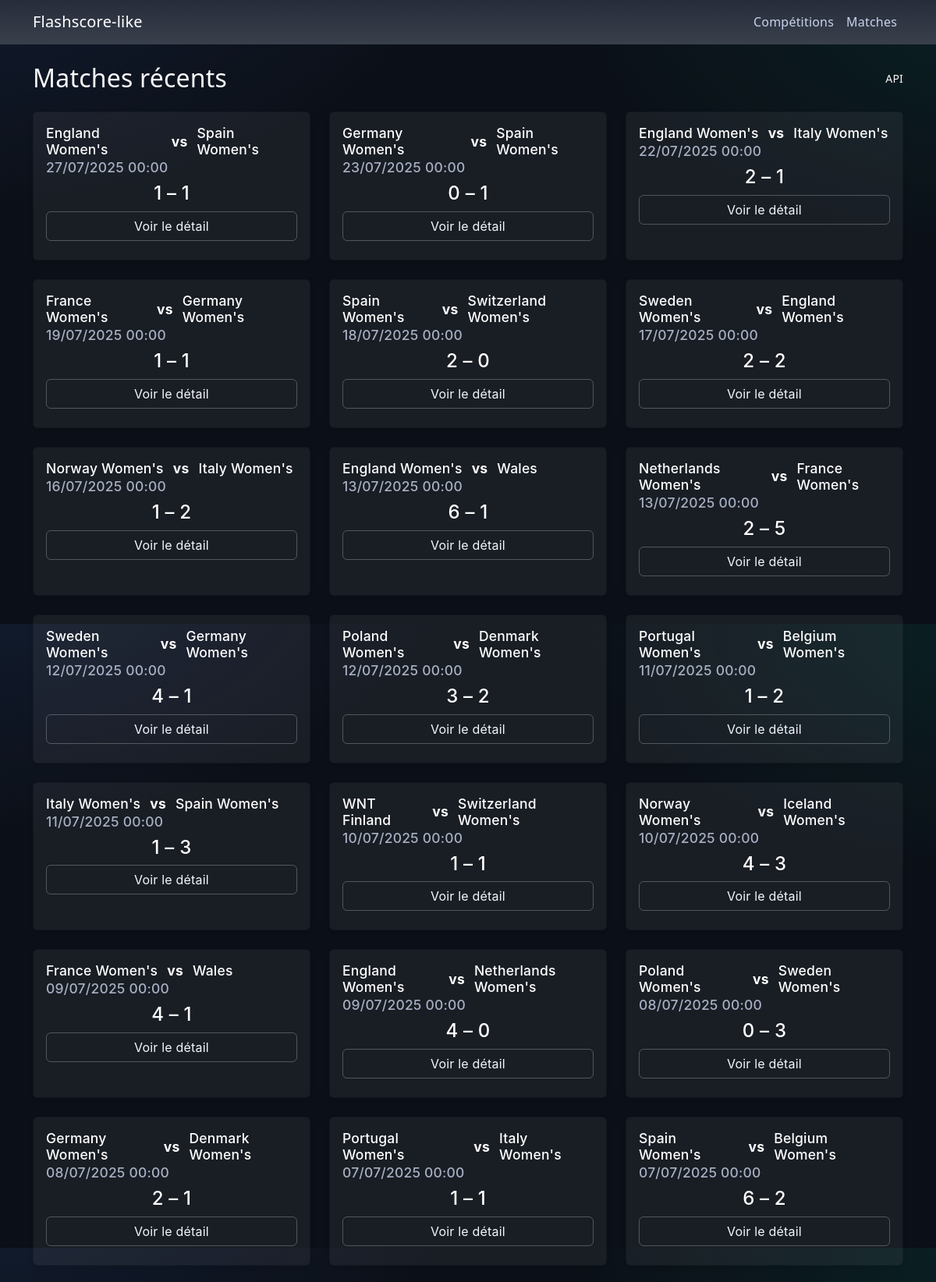
The page / (upper part) on the database its author committed.
### app/models.py (models this page shows)
class Team(SQLModel, table=True):
    id: int = Field(primary_key=True)
    name: str

class Match(SQLModel, table=True):
    id: int = Field(primary_key=True)
    competition_id: int = Field(foreign_key="competition.id")
    season_id: int = Field(foreign_key="season.id")
    home_team_id: int = Field(foreign_key="team.id")
    away_team_id: int = Field(foreign_key="team.id")
    kick_off: datetime
    stadium: Optional[str] = None
    referee: Optional[str] = None
    home_score: int = 0
    away_score: int = 0
    status: str = "finished"

### app/main.py (the view)
@app.get("/", response_class=HTMLResponse)
def index(request: Request, session: Session = Depends(get_session)):
    rows = session.exec(
        select(Match).order_by(Match.kick_off.desc()).limit(300)
    ).all()
    team_names = {t.id: t.name for t in session.exec(select(Team)).all()}
    return templates.TemplateResponse(
        "index.html",
        {
            "request": request,
            "matches": rows,
            "teams": team_names,
            "iso2_for_team": iso2_for_team,
        },
    )

### app/templates/index.html (shortened to what this page needs)
{% extends "base.html" %}
{% block content %}
<div class="d-flex align-items-center justify-content-between mb-4">
  <h2 class="mb-0">Matches récents</h2>
  <div class="text-muted small">
    <a class="link-light text-decoration-none" href="/api/matches">API</a>
  </div>
</div>
<div class="row g-4">
  {% for m in matches %}
  <div class="col-12 col-md-6 col-lg-4">
    <div class="card bg-secondary text-white h-100 shadow-sm">
      <div class="card-body d-flex flex-column">
        <h5 class="card-title mb-2">
          {% set home_name = teams.get(m.home_team_id, m.home_team_id) %}
          {% set away_name = teams.get(m.away_team_id, m.away_team_id) %}
          {% set home_iso = iso2_for_team(home_name) %}
          {% set away_iso = iso2_for_team(away_name) %}
          <div class="small d-flex align-items-center gap-2">
            {{ home_name }}
            <span class="fw-bold mx-1">vs</span>
            {{ away_name }}
          </div>
        <p class="card-text mb-1">
          <small class="text-light text-opacity-75">
            {{ m.kick_off.strftime('%d/%m/%Y %H:%M') if m.kick_off else 'Date inconnue' }}
          </small>
        </p>
        <p class="card-text fs-4 text-center my-2">
          {{ m.home_score }} – {{ m.away_score }}
        </p>
        <div class="mt-auto">
          <a href="/match/{{ m.id }}" class="btn btn-outline-light w-100">Voir le détail</a>
        </div>
      </div>
    </div>
  </div>
  {% endfor %}
</div>
{% endblock %}

### app/static/css.css (style rules this page uses)
:root { --bg: #0b0f17; --bg-2: #111726; --surface: rgba(255,255,255,.06); --surface-2: rgba(255,255,255,.10); --text: #e8ecf3; --muted: #a7b0c3; --primary: #4f8cff; --primary-2: #7aa8ff; --success: #00c896; --warning: #ffc857; --danger: #ff6b6b; --shadow: 0 10px 30px rgba(0,0,0,.35); --radius: 16px; }
html,body { height:100% }
body { background: radial-gradient(1200px 600px at -10% -10%, rgba(79,140,255,.12), transparent 60%), radial-gradient(1100px 600px at 110% 0%, rgba(0,200,150,.10), transparent 55%), linear-gradient(180deg, var(--bg) 0%, #0b0f17 100%); color: var(--text); letter-spacing:.2px; }
* { scrollbar-width: thin; scrollbar-color: var(--primary) transparent; }
h1,h2,h3,h4 { color:var(--text); }
.text-muted, .text-light.text-opacity-75 { color:var(--muted) !important; }
body, .btn, .card, .form-control { font-family: Inter, system-ui, -apple-system, Segoe UI, Roboto, Arial, sans-serif; }
.card { background: var(--surface); border: 1px solid rgba(255,255,255,.08); border-radius: var(--radius); box-shadow: var(--shadow); }
.card.bg-secondary { background: var(--surface) !important; }
.btn-outline-light { border-color: rgba(255,255,255,.25) !important; color: #f2f6ff !important; }

### rows shown on the page
Match: kick_off "27/07/2025 00:00", home_score "1", away_score "1"
Team: name "England Women's"
Team: name "Spain Women's"
Match: kick_off "23/07/2025 00:00", home_score "0", away_score "1"
Team: name "Germany Women's"
Match: kick_off "22/07/2025 00:00", home_score "2", away_score "1"
Team: name "Italy Women's"
Match: kick_off "19/07/2025 00:00", home_score "1", away_score "1"
Team: name "France Women's"
Match: kick_off "18/07/2025 00:00", home_score "2", away_score "0"
Team: name "Switzerland Women's"
Match: kick_off "17/07/2025 00:00", home_score "2", away_score "2"
Team: name "Sweden Women's"
Match: kick_off "16/07/2025 00:00", home_score "1", away_score "2"
Team: name "Norway Women's"
Match: kick_off "13/07/2025 00:00", home_score "6", away_score "1"
Team: name "Wales"
Match: kick_off "13/07/2025 00:00", home_score "2", away_score "5"
Team: name "Netherlands Women's"
Match: kick_off "12/07/2025 00:00", home_score "4", away_score "1"
Match: kick_off "12/07/2025 00:00", home_score "3", away_score "2"
Team: name "Poland Women's"
Team: name "Denmark Women's"
Match: kick_off "11/07/2025 00:00", home_score "1", away_score "2"
Team: name "Portugal Women's"
Team: name "Belgium Women's"
Match: kick_off "11/07/2025 00:00", home_score "1", away_score "3"
Match: kick_off "10/07/2025 00:00", home_score "1", away_score "1"
Team: name "WNT Finland"
Match: kick_off "10/07/2025 00:00", home_score "4", away_score "3"
Team: name "Iceland Women's"
Match: kick_off "09/07/2025 00:00", home_score "4", away_score "1"
Match: kick_off "09/07/2025 00:00", home_score "4", away_score "0"
Match: kick_off "08/07/2025 00:00", home_score "0", away_score "3"
Match: kick_off "08/07/2025 00:00", home_score "2", away_score "1"
Match: kick_off "07/07/2025 00:00", home_score "1", away_score "1"
Match: kick_off "07/07/2025 00:00", home_score "6", away_score "2"
